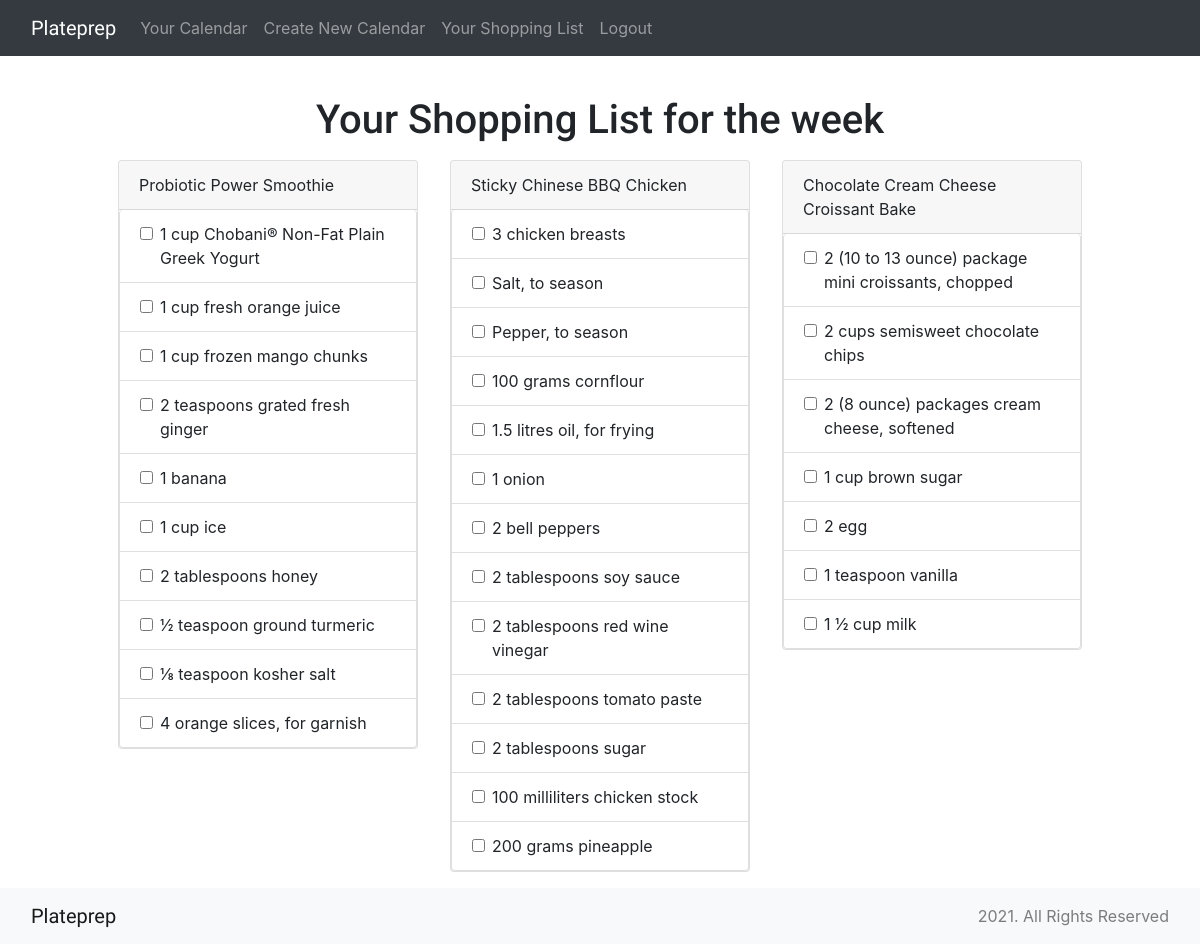
Page /shoppingList (signed in) on the committed database.
### plateprep/models.py (models this page shows, shortened)
class Recipe(models.Model):
    Name = models.CharField(max_length=100)
    Recipe_id = models.IntegerField(default=0)

class Ingredient(models.Model):
    Recipe_name = models.ForeignKey(Recipe, on_delete=models.CASCADE, related_name="ingredientRecipe")
    Recipe_id = models.ForeignKey(Recipe, on_delete=models.CASCADE, related_name="ingredientRecipeId")
    Ingredient = models.CharField(max_length=100)
    def __str__(self):
            return f"{self.Ingredient}"

### plateprep/views.py (the view)
# urls.py: path("shoppingList", views.shopping_list, name="shoppingList"),
@login_required
def shopping_list(request):
    if request.method == "GET":
        recipes = []
        userMenus = WeekMenu.objects.filter(User=request.user)
        for menu in userMenus:
            recipe = []
            recipeName = [menu.Recipe.Name]
            recipe.append(recipeName)
            for ingredient in Ingredient.objects.filter(Recipe_name=Recipe.objects.get(Name=menu.Recipe.Name)):
                if ingredient.Ingredient != 'n/a':
                    ingredientItem = []
                    ingredientItem.append(ingredient)
                    ingredientItem.append(ingredient.id)
                    recipe.append(ingredientItem)
            if (recipe not in recipes):
                recipes.append(recipe)
        if not recipes:
            return render(request, "shoppingList.html", {
            "message": "No recipes yet."
        })
        else:
            return render(request, "shoppingList.html", {
                "recipes": recipes
            })

### plateprep/templates/shoppingList.html (shortened to what this page needs)
{% extends "layout.html" %}
{% load static %}
{% block body %}
<div class="content">
    <h1>Your Shopping List for the week</h1>
    <div class="d-flex justify-content-center flex-wrap">
        {% for item in recipes %}
        <div class="card m-3 listShopping">
            {% if item.0.0 %}
            <div class="card-header">
                {{ item.0.0 }}
            </div>
            {% endif %}
            <ul class="list-group">
                {% for i in item %}
                {% if not i.0.0 %}
                <li class="list-group-item">
                    <div class="list-item">
                        <input class="form-check-input me-1" id="check_{{ i.1 }}" onclick="checkItem('{{ i.1 }}')"
                            type="checkbox" value="" aria-label="...">
                        <p class="check_{{ i.1 }}">{{ i.0 }}</p>
                    </div>
                </li>
                {% endif %}
                {% endfor %}
            </ul>
        </div>
        {% endfor %}
    </div>
</div>
{% endblock %}

### plateprep/templates/layout.html (shortened to what this page needs)
{% load static %}
<!DOCTYPE html>
<html>
<head>
    <link rel="stylesheet" href="https://stackpath.bootstrapcdn.com/bootstrap/4.4.1/css/bootstrap.min.css"
>
    <link rel="stylesheet" href="{% static 'plateprep/styles.css' %}" type="text/css">
</head>
<body>
    <nav class="navbar navbar-expand-lg navbar-dark bg-dark">
        <div class="container-fluid">
            <a class="navbar-brand" href="{% url 'index' %}" id="nav-title">Plateprep</a>
            <div class="collapse navbar-collapse" id="navbarNav">
                <ul class="navbar-nav">
                    {% if user.is_authenticated %}
                    <li class="nav-item">
                        <a class="nav-link nav-active" aria-current="page" href="{% url 'index' %}">Your Calendar</a>
                    </li>
                    <li class="nav-item">
                        <a class="nav-link nav-active" href="{% url 'create' %}">Create New Calendar</a>
                    </li>
                    <li class="nav-item">
                        <a class="nav-link nav-active" href="{% url 'shoppingList' %}">Your Shopping List</a>
                    </li>
                    <li class="nav-item">
                        <a class="nav-link nav-active" href="{% url 'logout' %}">Logout</a>
                    </li>
                    {% endif %}
                </ul>
            </div>
        </div>
    </nav>
    {% block body %}
    {% endblock %}
    {% block footer %}
    <nav class="navbar navbar-light bg-light" id="nav-footer">
        <div class="container-fluid">
            <a class="navbar-brand footer-link" href="{% url 'index' %}">Plateprep</a>
            <span class="navbar-text">
                2021. All Rights Reserved
            </span>
        </div>
    </nav>
    {% endblock %}
</body>
</html>

### plateprep/static/plateprep/styles.css (style rules this page uses)
* { box-sizing: border-box; }
html, body { height: 100%; }
body { display: flex; flex-direction: column; }
.content, .content-index { flex: 1; display: flex; flex-direction: column; }
.listShopping { width: calc(100%/4); }
#nav-title, .landing-body h1, .footer-link { font-family: 'Berkshire Swash', cursive; }
h1 { font-family: 'Roboto', sans-serif; text-align: center; margin: 1em 0 0 0; }
ol li::marker, ul li::marker { color: #868B8E; font-size: 1.5rem; font-weight: 600; }
.list-item { margin-left: 1.25rem; }
.list-item p { margin-bottom: 0; }
#nav-footer { flex-shrink: 0; bottom: 0; width: 100%; }
.card { height: fit-content; }

### rows in the picture
Recipe: Name "Probiotic Power Smoothie"
Ingredient: Ingredient "1 cup Chobani® Non-Fat Plain Greek Yogurt"
Ingredient: Ingredient "1 cup fresh orange juice"
Ingredient: Ingredient "1 cup frozen mango chunks"
Ingredient: Ingredient "2 teaspoons grated fresh ginger"
Ingredient: Ingredient "1 banana"
Ingredient: Ingredient "1 cup ice"
Ingredient: Ingredient "2 tablespoons honey"
Ingredient: Ingredient "½ teaspoon ground turmeric"
Ingredient: Ingredient "⅛ teaspoon kosher salt"
Ingredient: Ingredient "4 orange slices, for garnish"
Recipe: Name "Sticky Chinese BBQ Chicken"
Ingredient: Ingredient "3 chicken breasts"
Ingredient: Ingredient "Salt, to season"
Ingredient: Ingredient "Pepper, to season"
Ingredient: Ingredient "100 grams cornflour"
Ingredient: Ingredient "1.5 litres oil, for frying"
Ingredient: Ingredient "1 onion"
Ingredient: Ingredient "2 bell peppers"
Ingredient: Ingredient "2 tablespoons soy sauce"
Ingredient: Ingredient "2 tablespoons red wine vinegar"
Ingredient: Ingredient "2 tablespoons tomato paste"
Ingredient: Ingredient "2 tablespoons sugar"
Ingredient: Ingredient "100 milliliters chicken stock"
Ingredient: Ingredient "200 grams pineapple"
Recipe: Name "Chocolate Cream Cheese Croissant Bake"
Ingredient: Ingredient "2 (10 to 13 ounce) package mini croissants, chopped"
Ingredient: Ingredient "2 cups semisweet chocolate chips"
Ingredient: Ingredient "2 (8 ounce) packages cream cheese, softened"
Ingredient: Ingredient "1 cup brown sugar"
Ingredient: Ingredient "2 egg"
Ingredient: Ingredient "1 teaspoon vanilla"
Ingredient: Ingredient "1 ½ cup milk"
